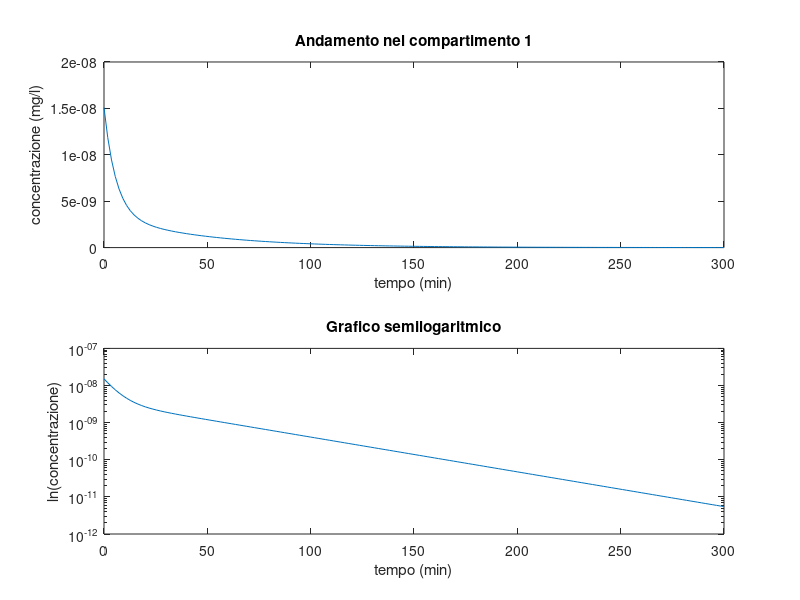

The MATLAB script that drew this image: (Note: this script raises an error after producing the figure.)
V1 = 3.29;
k01 = 6.54*10^-2; 
k12 = 5.68*10^-2; 
k21 = 7.16*10^-2;
d = 49650*10^(-12); 
d2=(k21-k12)


%matrici della dinamica (compartimento 1)
A1 = [-(k01+k21) k12; k21 -k12];
B1 = [d; 0];
C1 = [1/V1 0];
D=0;
Q1=C1*V1;

%sistema lineare descritto in variabili di stato
sys1 = ss(A1,B1,C1,D);
% sys2 = ss(A2,B2,C2,D2); 

figure(1)
[Y1 T1] = impulse(sys1);
subplot(2,1,1)
plot(T1, Y1)
title('Andamento nel compartimento 1')
xlabel('tempo (min)')
ylabel('concentrazione (mg/l)')
subplot(2,1,2)
semilogy(T1,Y1)
title('Grafico semilogaritmico')
xlabel('tempo (min)')
ylabel('ln(concentrazione)')


%a)Tempo di eliminazione
% tau11=1/(k01-k21+k12)
% tau22=1/(k21-k12)
% Telim11=5*tau11
% Telim22=5*tau22
tau1=1/0.1722
tau2=1/0.0216;
Telim1=5*tau1
Telim2=5*tau2

%b)c(0)=cmax
conc = d/V1;
cmax=max(Y1);


%c)AUC, calcolo area nel compartimento 1
AUC1=trapz(T1,Y1);
AUC2=d/(V1*k01);


%d)Clearance, essendo che il tutto da 1 viene intrappolato nel
%compartimento 2 venendo a creare un loop infinito senza uscita 
Clearance=V1*k01;
AUC3=d/Clearance;
Clearance=d/AUC3;

%Funzione di trasferimento e Analisi del Sistema
trasf=tf(sys1);
p=pole(sys1);
z=zero(sys1);
[R,P,K]=residue(trasf.Numerator{1},trasf.Denominator{1});


